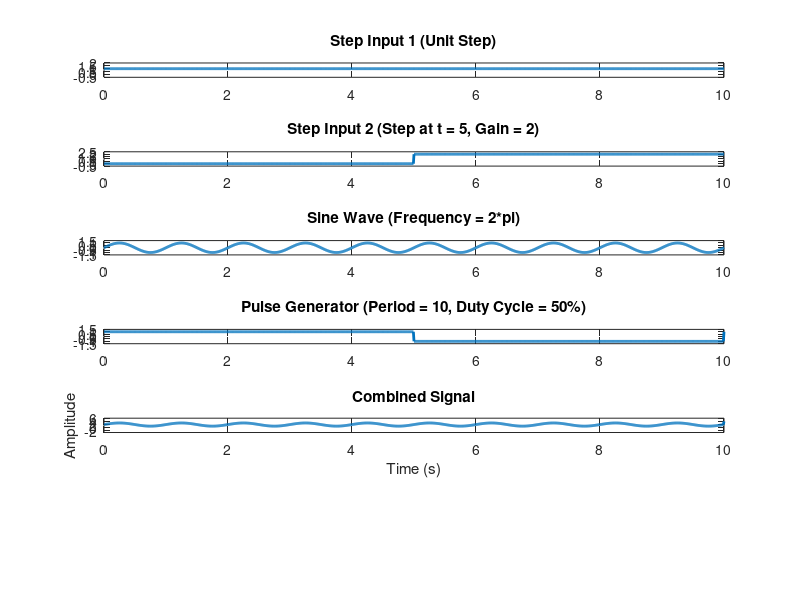

This figure's MATLAB source:
% Define the time vector
t = 0:0.01:10;  % time from 0 to 10 with a step of 0.01

% Step input 1: Step function at time = 0
step1 = ones(size(t));  % unit step input

% Step input 2: Step function with step time of 5 and gain of 2
step2 = 2 * (t >= 5);  % step at t = 5 with gain 2

% Sine function with frequency of 2*pi (1 Hz sine wave)
sine_wave = sin(2*pi*t);

% Pulse generator with period of 10 and duty cycle of 50%
pulse_generator = square(2*pi*(1/10)*t, 50);  % period = 10, duty cycle = 50%

% Sum the signals
combined_signal = step1 + step2 + sine_wave + pulse_generator;

% Plot the signals
figure;

% Plot Step Input 1
subplot(6,1,1);
plot(t, step1, 'LineWidth', 2);
title('Step Input 1 (Unit Step)');
axis([0 10 -0.5 2]);

% Plot Step Input 2
subplot(6,1,2);
plot(t, step2, 'LineWidth', 2);
title('Step Input 2 (Step at t = 5, Gain = 2)');
axis([0 10 -0.5 2.5]);

% Plot Sine Wave
subplot(6,1,3);
plot(t, sine_wave, 'LineWidth', 2);
title('Sine Wave (Frequency = 2*pi)');
axis([0 10 -1.5 1.5]);

% Plot Pulse Generator
subplot(6,1,4);
plot(t, pulse_generator, 'LineWidth', 2);
title('Pulse Generator (Period = 10, Duty Cycle = 50%)');
axis([0 10 -1.5 1.5]);

% Plot combined signal
subplot(6,1,5);
plot(t, combined_signal, 'LineWidth', 2);
title('Combined Signal');
axis([0 10 -3 6]);

% Label the axes
xlabel('Time (s)');
ylabel('Amplitude');
